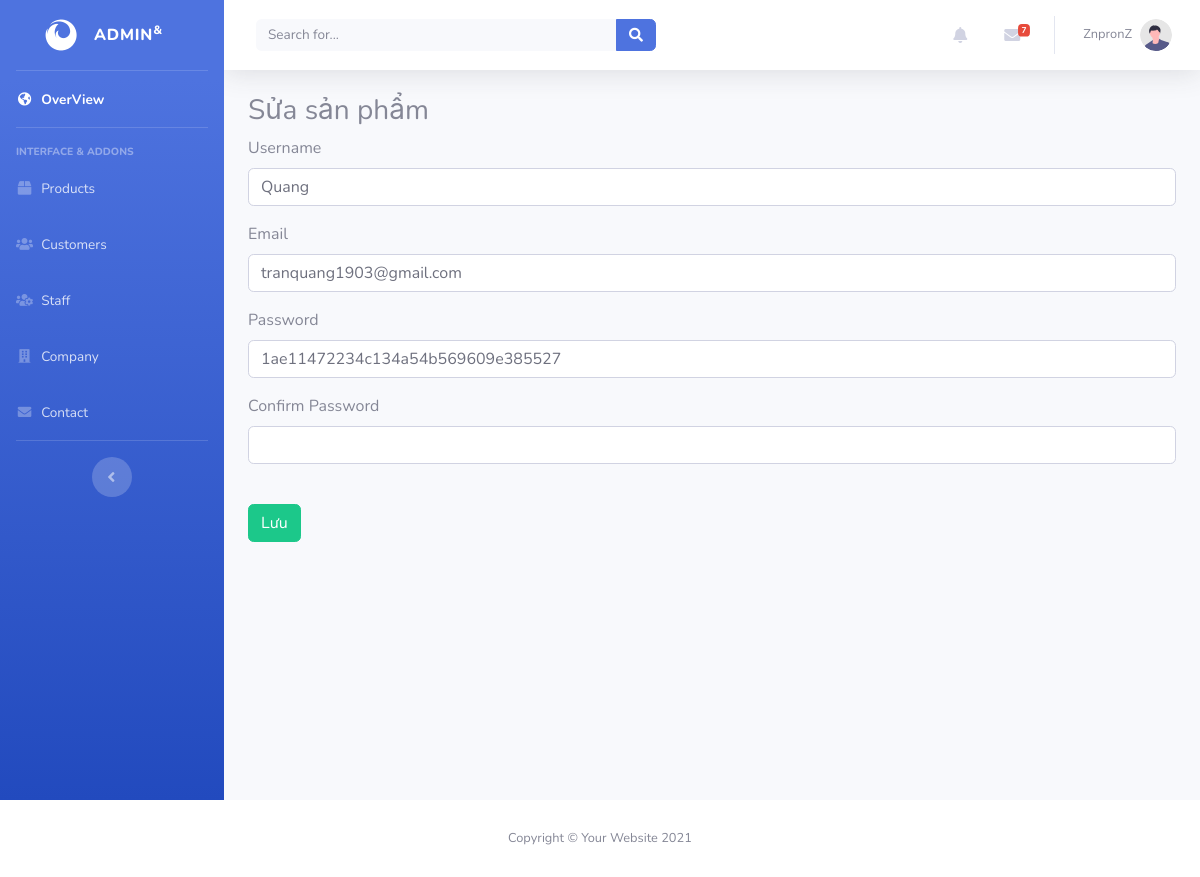
Screenshot of /Admin/EditCustomers.php?id=1 with the database file from the repository.
### tables this page shows
CREATE TABLE `users` (
  `id` int(11) NOT NULL,
  `username` varchar(50) NOT NULL,
  `email` varchar(50) NOT NULL,
  `password` varchar(50) NOT NULL,
  `create_datetime` datetime NOT NULL,
  `token` varchar(50) DEFAULT NULL
);

### database.php (called while the page is built, shortened)
<?php
function executeResult($sql)
{
	$connect = new mysqli(HOST,USERNAME,PASSWORD,DATABASE);
    mysqli_set_charset($connect,"utf8");
    $data = [];
    $result= mysqli_query($connect,$sql);
    while ($row = mysqli_fetch_array($result,1)) {
     	$data[]= $row;
     }
    return $data;
}

### Admin/EditCustomers.php (the view, shortened to what this page needs)
<?php
require_once("../database.php");
    $id=$username=$email=$password=$confirmpassword='';
    if(isset($_GET['id'])){
      $id = $_GET['id'];
      $sql='SELECT * FROM users where id='.$id;
      $customerList = executeResult($sql);
      if($customerList!=null && count($customerList)>0){
        $ctm=$customerList[0];
        $username=$ctm['username'];
        $email=$ctm['email'];
        $password=$ctm['password'];
      }else{
        $id='';
      }
    }
?>
<!DOCTYPE <html></html>
<html lang="en">
<head>
    <link href="vendor/fontawesome-free/css/all.min.css" rel="stylesheet" type="text/css">
    <link href="css/sb-admin-2.min.css" rel="stylesheet">
</head>
    <?php
       require_once("headeAdmin.php");
    ?>
  <div class="container">
    <div class="panel panel-primary">
      <div class="panel-heading">
        <h3 class="panel-title">Sửa sản phẩm</h3>
      </div>
      <div class="panel-body">
            <form method="post" enctype="multipart/form-data">
               <div class="form-group">
                  <label>Username</label>
                  <input  type="text" name="username" id="masp" class="form-control" value="<?=$username?>" >
               </div>
               <div class="form-group">
                  <label>Email</label>
                  <input type="text" name="email" id="TenSP" class="form-control" value="<?=$email?>" >
               </div>
               <div class="form-group">
                  <label>Password</label>
                  <input  type="text" name="password" id="TenSP" class="form-control" value="<?=$password?>">
               </div>
               <div class="form-group">
                  <label>Confirm Password</label>
                  <input  type="text" name="confirmpassword" id="TenSP" class="form-control">
               </div>
                  <br/>
                  <button class="btn btn-success" >Lưu</button>
            </form>
            <br/>
      </div>
    </div>
    </div>
  </div>
                </div>
            </div>
            <?php
                require_once("footerAdmin.php");
            ?>
</body>
</html>

### rows the page displays
users: username "Quang", email "tranquang1903@gmail.com", password "1ae11472234c134a54b569609e385527"
